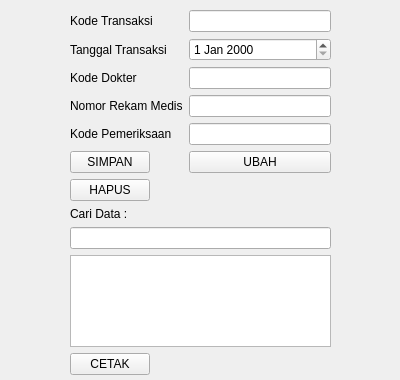
<?xml version="1.0" encoding="UTF-8"?>
<ui version="4.0">
 <class>Form</class>
 <widget class="QWidget" name="Form">
  <property name="geometry">
   <rect>
    <x>0</x>
    <y>0</y>
    <width>400</width>
    <height>380</height>
   </rect>
  </property>
  <property name="windowTitle">
   <string>Form</string>
  </property>
  <widget class="QWidget" name="formLayoutWidget">
   <property name="geometry">
    <rect>
     <x>70</x>
     <y>10</y>
     <width>261</width>
     <height>365</height>
    </rect>
   </property>
   <layout class="QFormLayout" name="formLayout">
    <item row="3" column="0">
     <widget class="QLabel" name="nomorRekamMedisLabel">
      <property name="text">
       <string>Nomor Rekam Medis</string>
      </property>
     </widget>
    </item>
    <item row="3" column="1">
     <widget class="QLineEdit" name="nomorRekamMedisLineEdit"/>
    </item>
    <item row="4" column="0">
     <widget class="QLabel" name="kodePemeriksaanLabel">
      <property name="text">
       <string>Kode Pemeriksaan</string>
      </property>
     </widget>
    </item>
    <item row="5" column="0">
     <widget class="QPushButton" name="simpanButton">
      <property name="text">
       <string>SIMPAN</string>
      </property>
     </widget>
    </item>
    <item row="5" column="1">
     <widget class="QPushButton" name="ubahButton">
      <property name="text">
       <string>UBAH</string>
      </property>
     </widget>
    </item>
    <item row="6" column="0">
     <widget class="QPushButton" name="hapusButton">
      <property name="text">
       <string>HAPUS</string>
      </property>
     </widget>
    </item>
    <item row="4" column="1">
     <widget class="QLineEdit" name="kodePemeriksaanLineEdit"/>
    </item>
    <item row="2" column="0">
     <widget class="QLabel" name="kodeDokterLabel">
      <property name="text">
       <string>Kode Dokter</string>
      </property>
     </widget>
    </item>
    <item row="2" column="1">
     <widget class="QLineEdit" name="kodeDokterLineEdit"/>
    </item>
    <item row="0" column="0">
     <widget class="QLabel" name="kodeTransaksiLabel">
      <property name="text">
       <string>Kode Transaksi</string>
      </property>
     </widget>
    </item>
    <item row="0" column="1">
     <widget class="QLineEdit" name="kodeTransaksiLineEdit"/>
    </item>
    <item row="9" column="0" colspan="2">
     <widget class="QTableWidget" name="transaksiTableWidget"/>
    </item>
    <item row="1" column="0">
     <widget class="QLabel" name="tanggalTransaksiLabel">
      <property name="text">
       <string>Tanggal Transaksi</string>
      </property>
     </widget>
    </item>
    <item row="1" column="1">
     <widget class="QDateEdit" name="tanggalTransaksiDateEdit"/>
    </item>
    <item row="7" column="0">
     <widget class="QLabel" name="CariLabel">
      <property name="text">
       <string>Cari Data :</string>
      </property>
     </widget>
    </item>
    <item row="8" column="0" colspan="2">
     <widget class="QLineEdit" name="cariLineEdit"/>
    </item>
    <item row="10" column="0">
     <widget class="QPushButton" name="cetakButton">
      <property name="text">
       <string>CETAK</string>
      </property>
     </widget>
    </item>
   </layout>
  </widget>
 </widget>
 <resources/>
 <connections/>
</ui>
